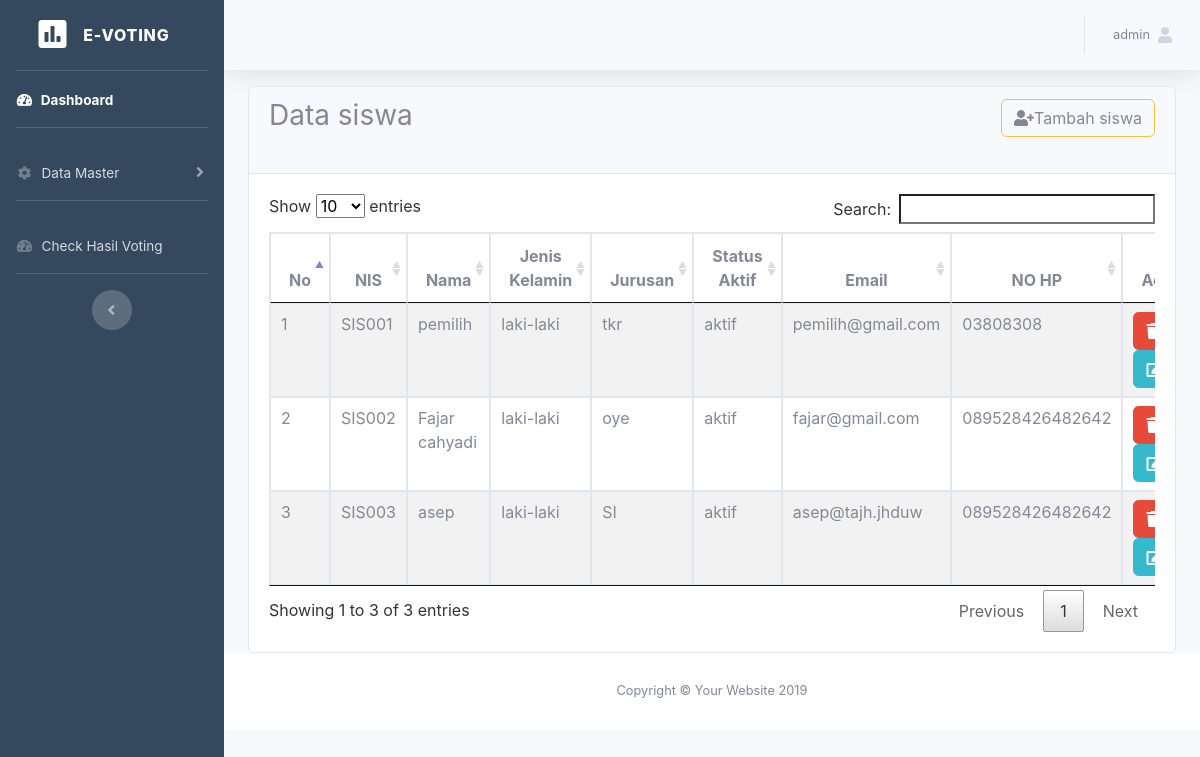
The app's page /admin/data_siswa.php (signed in) with its own data.
### tables this page shows
CREATE TABLE `tb_siswa` (
  `id` int(11) NOT NULL,
  `nis` varchar(50) NOT NULL,
  `nama` varchar(50) NOT NULL,
  `jenis_kelamin` varchar(50) NOT NULL,
  `jurusan` varchar(100) NOT NULL,
  `status_aktif` enum('tidak','aktif') NOT NULL,
  `email` varchar(50) NOT NULL,
  `no_hp` varchar(50) NOT NULL
);

### admin/data_siswa.php (the view, shortened to what this page needs)
<?php include'templet/header.php' ?>
<?php include'templet/topbar.php' ?>
<?php
if(!isset($_SESSION['username'])){
 echo "<script> document.location.href='../index.php'</script>";
}else{
  ?>
  <div class="container-fluid">
    <div class="card">
     <div class="card-header">
      <h3 style="float:left">Data siswa</h3>
      <a style="float: right" type="button" class="btn btn-outline-warning mb-4" data-toggle="modal" data-target="#modal-tambah-siswa" ><i class="fas fa-user-plus"></i>Tambah siswa</a>
    </div>
    <div class="card-body">
      <div class="table-responsive">
        <table class="table table-hover table-bordered table-striped" id="datatable" style="width:100%">
          <thead>
            <tr>
              <th width="5%">No</th>
              <th class="text-center">NIS</th>
              <th class="text-center">Nama</th>
              <th class="text-center">Jenis Kelamin</th>
              <th class="text-center">Jurusan</th>
              <th class="text-center">Status Aktif</th>
              <th class="text-center">Email</th>
              <th class="text-center">NO HP</th>
              <th width="15%">Action</th>
            </tr>
          </thead>
          <tbody>
            <?php
            include '../koneksi.php';
            $no = 1;
            $query = mysqli_query($koneksi, "SELECT * FROM tb_siswa");
            while ($data = mysqli_fetch_array($query)) {
             ?>
             <tr>
               <td><?php echo $no++ ?></td>
               <td><?php echo $data['nis'] ?></td>
               <td><?php echo $data['nama'] ?></td>
               <td><?php echo $data['jenis_kelamin'] ?></td>
               <td><?php echo $data['jurusan'] ?></td>
               <td><?php echo $data['status_aktif'] ?></td>
               <td><?php echo $data['email'] ?></td>
               <td><?php echo $data['no_hp'] ?></td>
               <td>
                <a class="btn btn-danger" onclick="return confirm('Yakin mau hapus ?')" href="aksi_hapus.php?id=<?php echo $data['id'] ?>&hapus=data_siswa"><i class="fa fa-trash"></i></a>
                <button data-id="<?php echo $data['id'] ?>" id="tombol-editsiswa" class="btn btn-info"><i class="fa fa-edit"></i></button>
              </td>
            </tr>
          <?php } ?>
        </tbody>
      </table>
    </div>
  </div>
</div>
</div>
<?php include'templet/footer.php' ?>
<?php } ?>

### admin/templet/header.php (shortened to what this page needs)
<!DOCTYPE html>
<html lang="en">
<head>
  <link href="../assets/vendor/fontawesome-free/css/all.min.css" rel="stylesheet" type="text/css">
  <link href="../assets/css/sb-admin-2.min.css" rel="stylesheet">
  <link rel="stylesheet" type="text/css" href="../assets/datatable/css/jquery.dataTables.css"/>
</head>
<body id="page-top">
  <div id="wrapper">

### admin/templet/topbar.php (shortened to what this page needs)
    <ul class="navbar-nav  sidebar sidebar-dark accordion" id="accordionSidebar" style="background-color: #34495e">
      <a class="sidebar-brand d-flex align-items-center justify-content-center" href="index.html">
        <div class="sidebar-brand-icon">
          <i class="fas fa-poll"></i>
        </div>
        <div class="sidebar-brand-text mx-3">E-VOTING</div>
      </a>
      <hr class="sidebar-divider my-0">
      <li class="nav-item active">
        <a class="nav-link" href="dashboard.php?title=Dashboard">
          <i class="fas fa-fw fa-tachometer-alt"></i>
          <span>Dashboard</span></a>
        </li>
        <hr class="sidebar-divider">
        <li class="nav-item">
         <a class="nav-link collapsed" href="#" data-toggle="collapse" data-target="#master"
         aria-expanded="true" aria-controls="collapseTwo">
         <i class="fas fa-fw fa-cog"></i>
         <span>Data Master</span>
       </a>
   </li>
   <hr class="sidebar-divider">
   <li class="nav-item">
    <a class="nav-link" href="check_voting.php?title=Halaman Check Voting">
      <i class="fas fa-fw fa-tachometer-alt"></i>
      <span>Check Hasil Voting</span></a>
    </li>
    <hr class="sidebar-divider d-none d-md-block">
    <div class="text-center d-none d-md-inline" style="float: center">
     <button class="rounded-circle border-0" id="sidebarToggle"></button>
   </div>
 </ul>
 <div id="content-wrapper" class="d-flex flex-column">
  <div id="content">
   <nav class="navbar navbar-expand navbar-light bg-grey topbar mb-3 static-top shadow">
   <ul class="navbar-nav ml-auto">
<li class="nav-item dropdown no-arrow">
  <a class="nav-link dropdown-toggle" href="#" id="userDropdown" role="button"
  data-toggle="dropdown" aria-haspopup="true" aria-expanded="false">
  <span class="mr-2 d-none d-lg-inline text-gray-600 small"><?php echo $_SESSION['username'] ?></span>
<i class="fas fa-user"></i>
</a>
</li>
</ul>
</nav>

### admin/templet/footer.php (shortened to what this page needs)
<footer class="sticky-footer bg-white">
  <div class="container my-auto">
    <div class="copyright text-center my-auto">
      <span>Copyright &copy; Your Website 2019</span>
    </div>
  </div>
</footer>
</div>
</div>
</body>
</html>

### records on screen
tb_siswa: nis "SIS001", nama "pemilih", jenis_kelamin "laki-laki", jurusan "tkr", status_aktif "aktif", email "pemilih@gmail.com", no_hp "03808308"
tb_siswa: nis "SIS002", nama "Fajar cahyadi", jenis_kelamin "laki-laki", jurusan "oye", status_aktif "aktif", email "fajar@gmail.com", no_hp "089528426482642"
tb_siswa: nis "SIS003", nama "asep", jenis_kelamin "laki-laki", jurusan "SI", status_aktif "aktif", email "asep@tajh.jhduw", no_hp "089528426482642"

### other values on screen
$_SESSION['username'] "admin"
